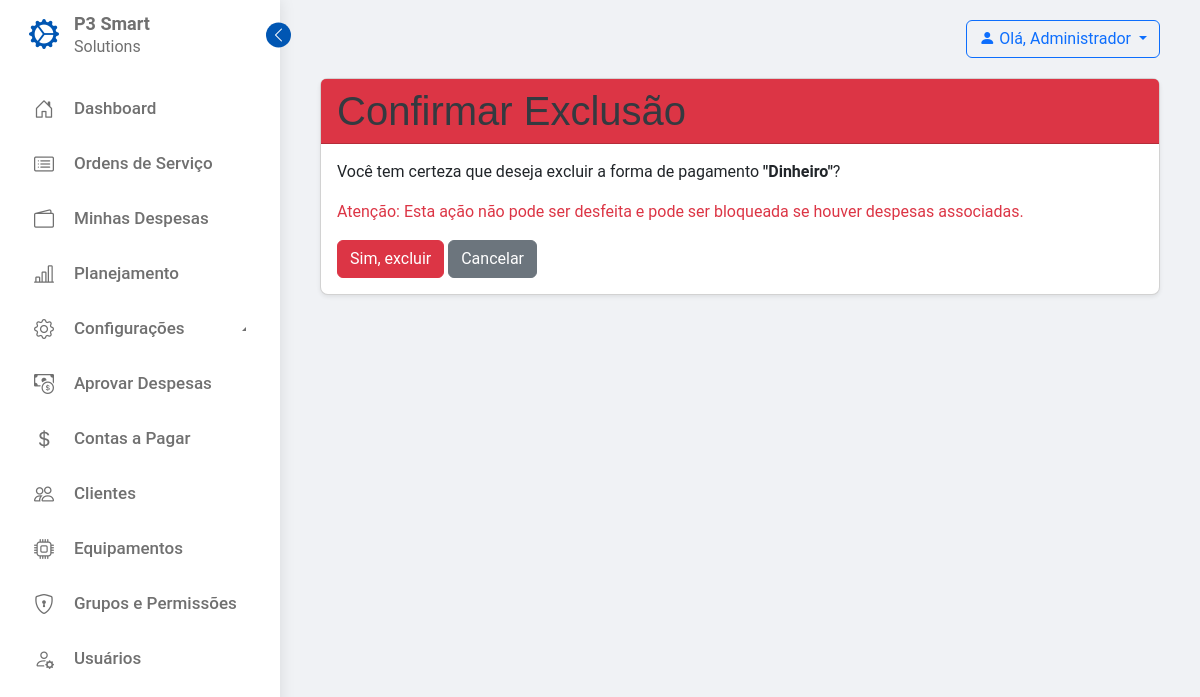
The app's page /configuracoes/formas-pagamento/4/excluir/ (signed in), older data.
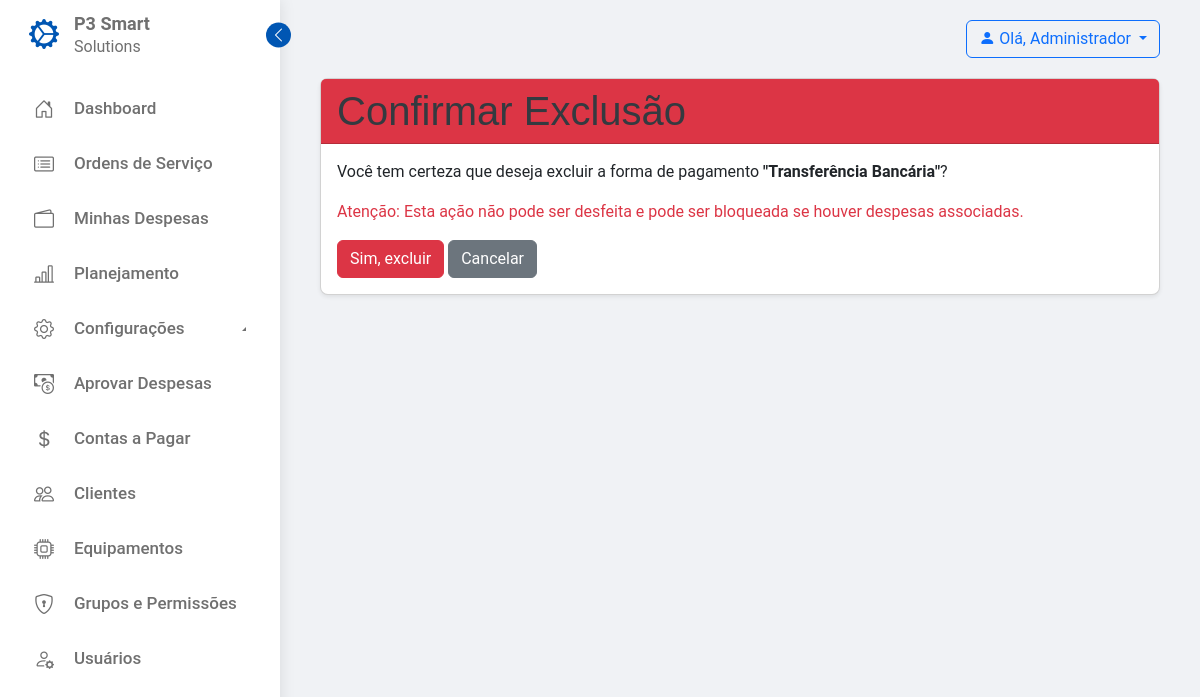
The same page, newer data.
### configuracoes/models.py (models this page shows, shortened)
class FormaPagamento(models.Model):
    nome = models.CharField(max_length=100, unique=True,
                            verbose_name="Nome da Forma de Pagamento")
    ativo = models.BooleanField(default=True, verbose_name="Ativo")
    class Meta:
        verbose_name = "Forma de Pagamento"
        verbose_name_plural = "Formas de Pagamento"
        ordering = ['nome']

### configuracoes/views.py (the view, shortened to what this page needs)
class FormaPagamentoDeleteView(ConfiguracaoPermissionMixin, DeleteView):
    model = FormaPagamento
    template_name = 'configuracoes/forma_pagamento_confirm_delete.html'
    success_url = reverse_lazy('configuracoes:lista_formas_pagamento')
    permission_required = 'configuracoes.delete_formapagamento'

### configuracoes/templates/configuracoes/forma_pagamento_confirm_delete.html (shortened to what this page needs)
{% extends 'servico_campo/base.html' %}
{% load i18n %}
{% block content %}
<div class="card">
    <div class="card-header bg-danger text-white"><h1 class="mb-0">{% trans "Confirmar Exclusão" %}</h1></div>
    <div class="card-body">
        <p>{% trans "Você tem certeza que deseja excluir a forma de pagamento" %} <strong>"{{ object.nome }}"</strong>?</p>
        <p class="text-danger">{% trans "Atenção: Esta ação não pode ser desfeita e pode ser bloqueada se houver despesas associadas." %}</p>
        <form method="post">
            <button type="submit" class="btn btn-danger">{% trans "Sim, excluir" %}</button>
            <a href="{% url 'configuracoes:lista_formas_pagamento' %}" class="btn btn-secondary">{% trans "Cancelar" %}</a>
        </form>
    </div>
</div>
{% endblock %}

Row changes from the older to the newer data that the page shows:
changed FormaPagamento: nome "Dinheiro" → "Transferência Bancária"
